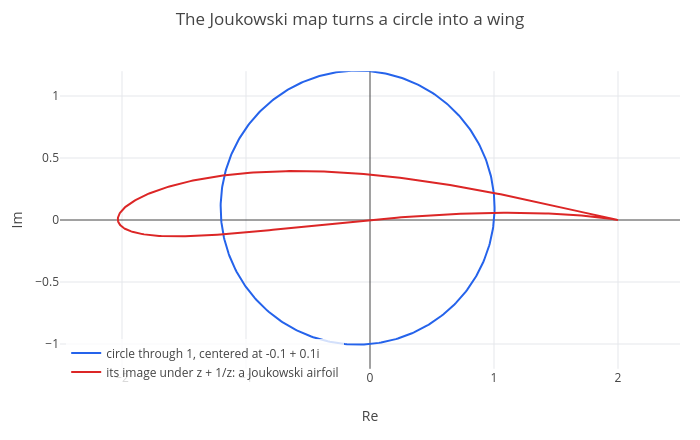

Notebook code for this chart:
### Markdown cell above
## 4. The Joukowski airfoil

The map $J(z) = z + 1/z$ is conformal except at $z = \pm 1$, where $J' = 1 - 1/z^2 = 0$. It sends the unit circle to the
segment $[-2, 2]$, flattening it twice over. A circle that passes through $z = 1$ but is shifted slightly up and to the
left, so that it encloses $-1$, becomes a **wing profile**: rounded at the front, with a sharp trailing edge where the
circle passes through the critical point 1.

### Code cell
zc = -0.1 + 0.1*i;
rr = abs(1 - zc);
w = zc + rr*exp(i*t);
p = parametric(real(w), imag(w), t, 0, 2*pi);
p = show(p, parametric(real(w + 1/w), imag(w + 1/w), t, 0, 2*pi));
p = window(p, -2.5, 2.5, -1.2, 1.2);
p = legend(p, "circle through 1, centered at -0.1 + 0.1i", "its image under z + 1/z: a Joukowski airfoil");
labels(title(p, "The Joukowski map turns a circle into a wing"), "Re", "Im")

### Figure 1 — Plotly figure (JSON) as saved in the notebook; plotly's stock layout.template omitted (floating-point values rounded to 4 significant figures; data arrays with more than 128 entries replaced by an {"elided": "..."} marker saying what was removed)
{"data": [{"line": {"color": "#2563eb", "width": 2}, "mode": "lines", "name": "circle through 1, centered at -0.1 + 0.1i", "type": "scatter", "x": {"elided": "402 float values"}, "y": {"elided": "402 float values"}}, {"line": {"color": "#dc2626", "width": 2}, "mode": "lines", "name": "its image under z + 1/z: a Joukowski airfoil", "type": "scatter", "x": {"elided": "402 float values"}, "y": {"elided": "402 float values"}}], "layout": {"height": 440, "legend": {"bgcolor": "rgba(255,255,255,0.8)", "x": 0.01, "xanchor": "left", "y": 0.01, "yanchor": "bottom"}, "margin": {"b": 50, "l": 60, "r": 20, "t": 50}, "showlegend": true, "title": {"text": "The Joukowski map turns a circle into a wing"}, "width": 700, "xaxis": {"constrain": "domain", "range": [-2.5, 2.5], "title": {"text": "Re"}, "zeroline": true}, "yaxis": {"constrain": "domain", "range": [-1.2, 1.2], "scaleanchor": "x", "scaleratio": 1, "title": {"text": "Im"}, "zeroline": true}}}
